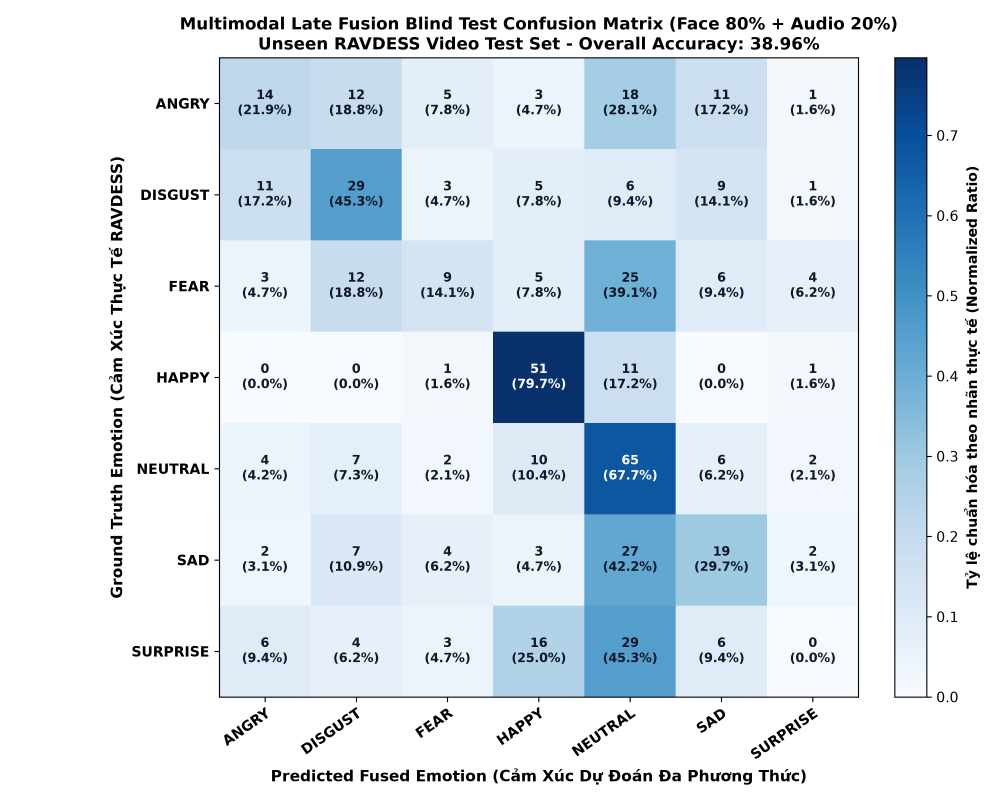
#> input picture fusion_blind_test_cm.png, 3000 x 2400 px (shown at 1/3 size)
$ python -i 'image_quality (2).py'   (imports and definitions only)   (older library calls are emulated)
#> lines starting #> are read from the running program, lines starting #| are printed output that depends on the picture
#> further down, picture is the input picture: shape (2400, 3000, 3); mean B, G, R 236.1, 227, 216.3
import cv2
import numpy as np
import config


# [9 lines left out: function assess_quality, not called in this run]


def _apply_gamma(img, gamma):
    table = np.array([((i / 255.0) ** gamma) * 255 for i in range(256)]).astype("uint8")
    return cv2.LUT(img, table)


def _clahe_on_lightness(img_bgr, clip=2.0, tile=8):
#> called with clip = 2, tile = 8
    lab = cv2.cvtColor(img_bgr, cv2.COLOR_BGR2LAB)
#> lab: shape (2400, 3000, 3); mean of channels 0, 1, 2 227.6, 126.9, 122.3
    l, a, b = cv2.split(lab)
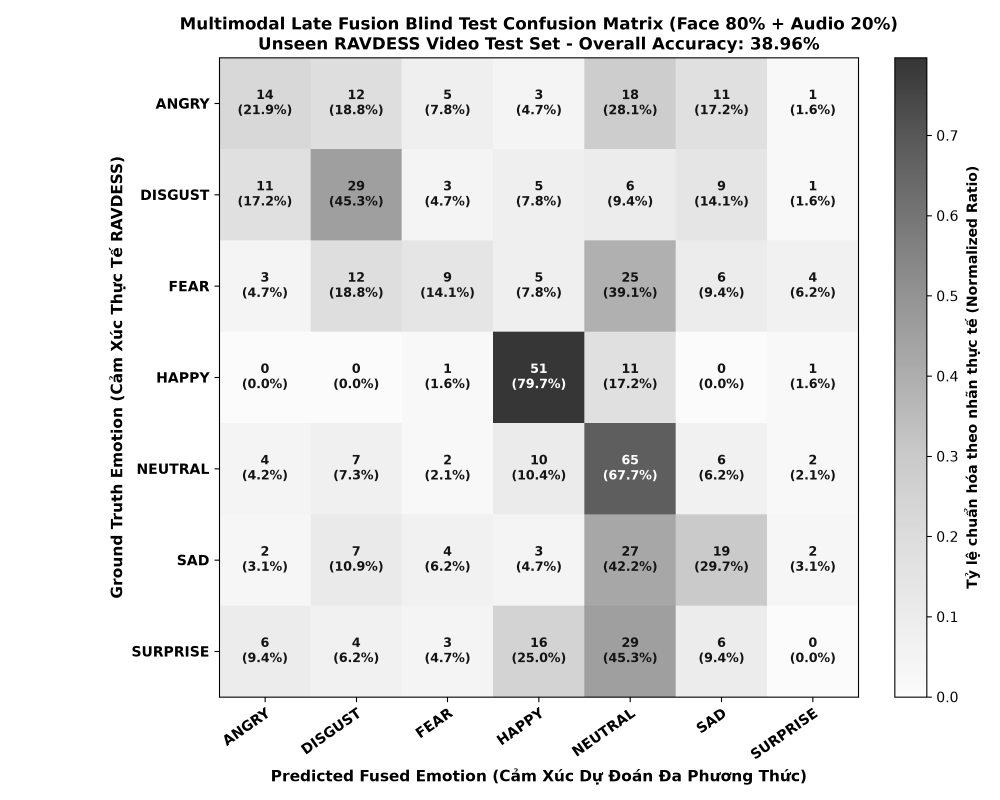
#> l: shape (2400, 3000) (shown at 1/3 size); min 0, max 255, mean 227.6
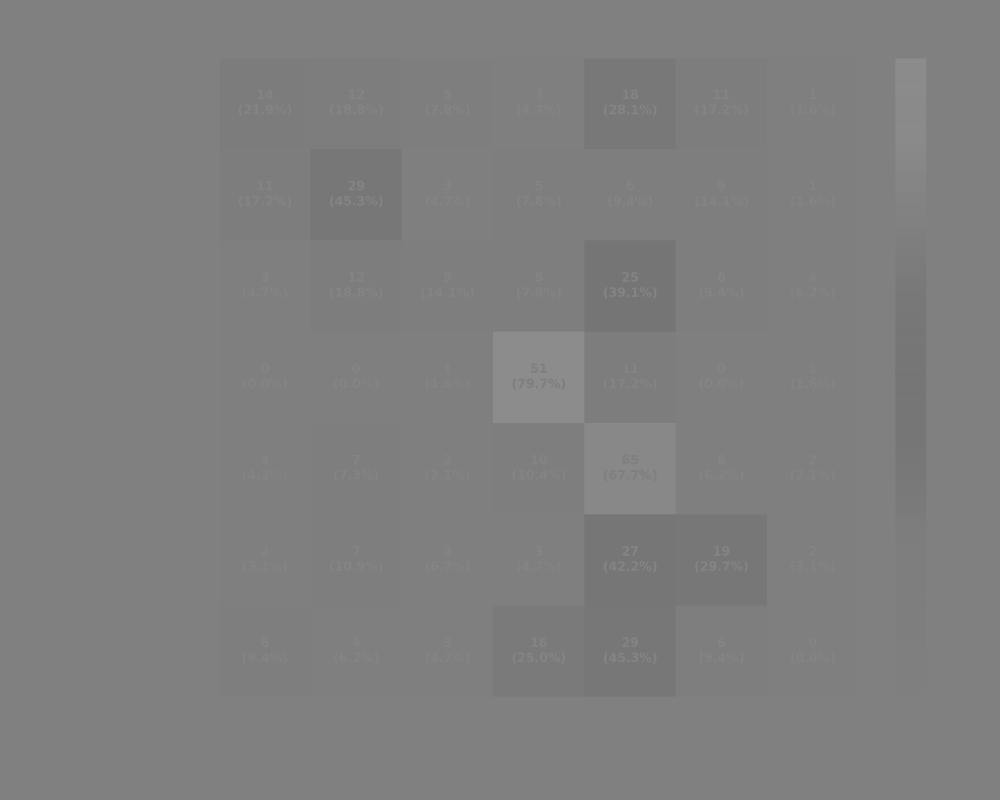
#> a: shape (2400, 3000) (shown at 1/3 size); min 117, max 140, mean 126.9
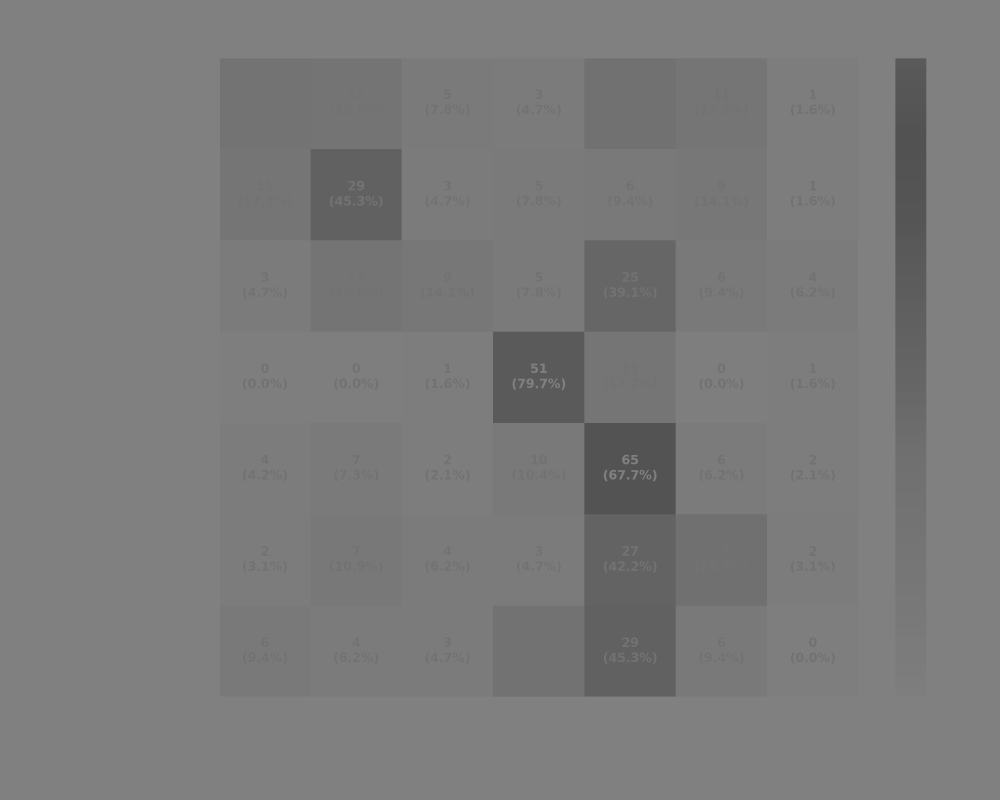
#> b: shape (2400, 3000) (shown at 1/3 size); min 82, max 128, mean 122.3
    clahe = cv2.createCLAHE(clipLimit=clip, tileGridSize=(tile, tile))
    l = clahe.apply(l)
    return cv2.cvtColor(cv2.merge((l, a, b)), cv2.COLOR_LAB2BGR)


def _unsharp(img, amount=1.5, sigma=1.2):
    blur = cv2.GaussianBlur(img, (0, 0), sigma)
    return cv2.addWeighted(img, 1 + amount, blur, -amount, 0)


# [48 lines left out: functions _auto_gamma, enhance_image, is_usable, not called in this run]

>>> import cv2
>>> picture = cv2.imread('../fusion_blind_test_cm.png')
>>> result = _clahe_on_lightness(picture)

$ run again, on savee_blind_test_cm.png
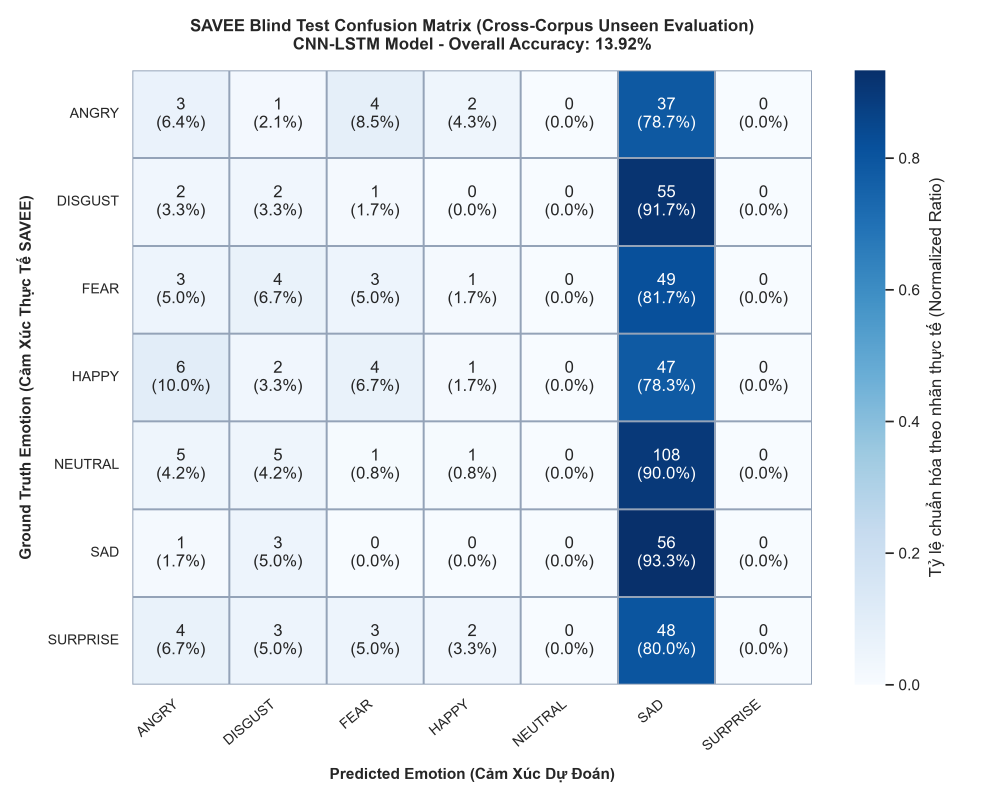
#> input picture savee_blind_test_cm.png, 3000 x 2400 px (shown at 1/3 size)
#> picture is the input picture: shape (2400, 3000, 3); mean B, G, R 238.3, 229.7, 221.6
#> lab: shape (2400, 3000, 3); mean of channels 0, 1, 2 230.6, 128.2, 122.8
#> in _clahe_on_lightness, `l, a, b = cv2.split(lab)`:
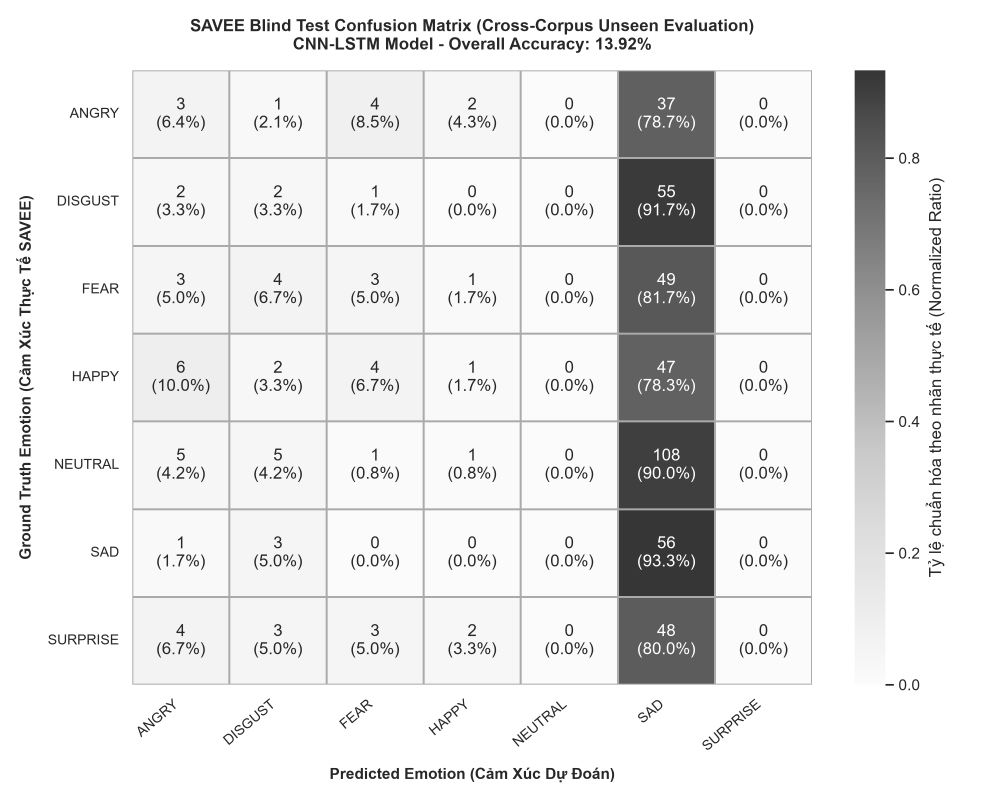
#> l: shape (2400, 3000) (shown at 1/3 size); min 39, max 255, mean 230.6
#> in _clahe_on_lightness, `l, a, b = cv2.split(lab)`:
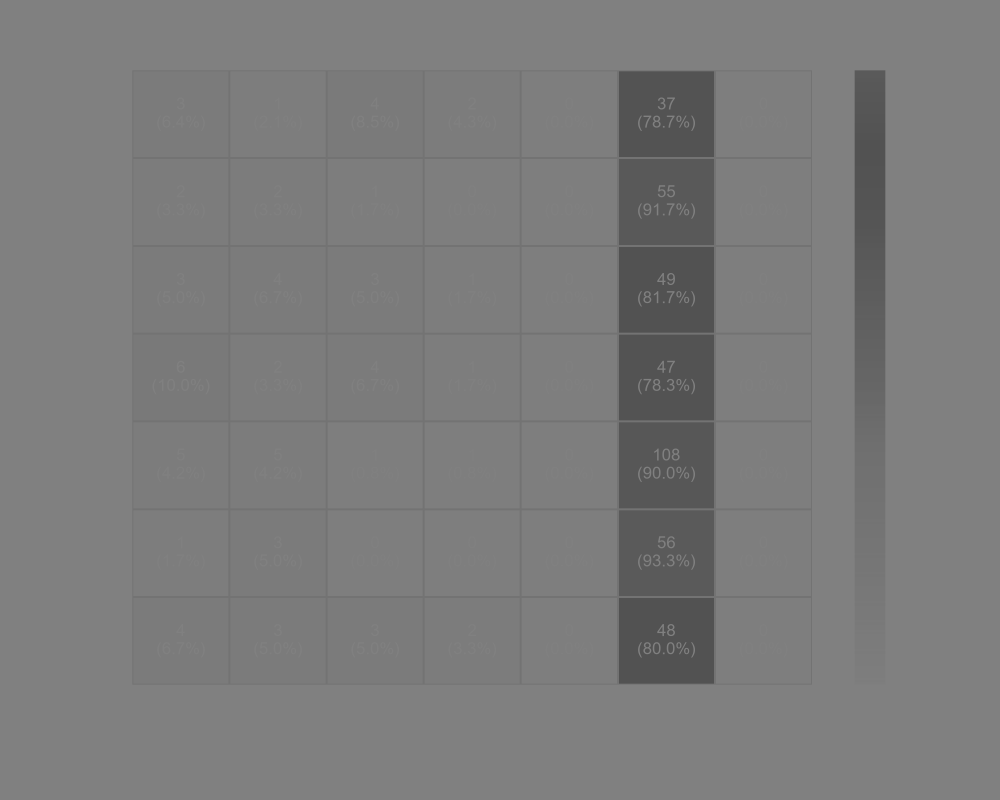
#> b: shape (2400, 3000) (shown at 1/3 size); min 82, max 128, mean 122.8
